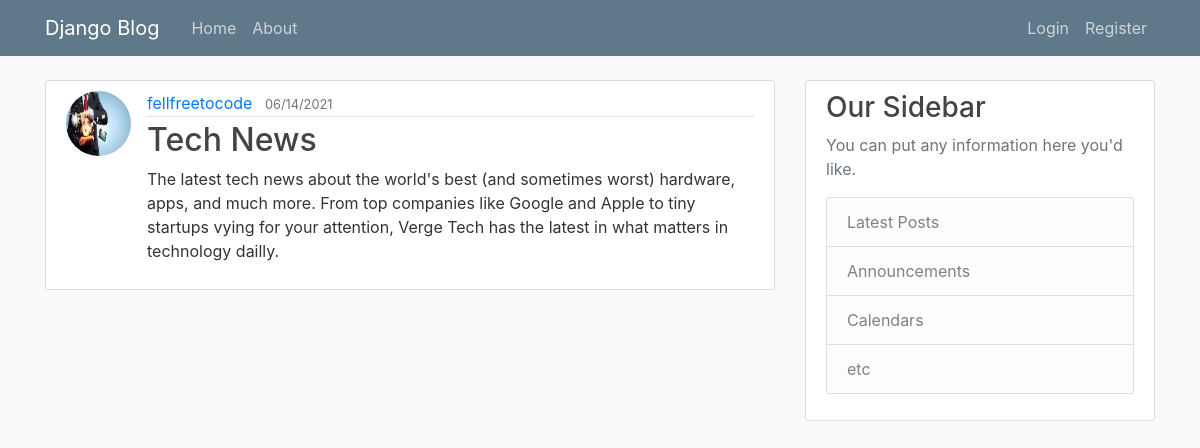
/post/6, run on the app's committed database.
### blog/models.py (models this page shows, shortened)
class Post(models.Model):
	title = models.CharField(max_length=100)
	content = models.TextField()
	date_posted = models.DateTimeField(default=timezone.now)
	author = models.ForeignKey(User, on_delete=models.CASCADE)

### users/models.py (models this page shows, shortened)
class Profile(models.Model):
	user = models.OneToOneField(User, on_delete=models.CASCADE)
	image = models.ImageField(default='default.jpg', upload_to='profile_pics')

### blog/views.py (the view)
# urls.py: path('post/<int:pk>', PostDetailView.as_view(), name = 'post-detail'),
class PostDetailView(DetailView):
	model = Post

### blog/templates/blog/post_detail.html (shortened to what this page needs)
{% extends "blog/base.html" %}
{% block content %}
	<article class="media content-section">
		<img class = "rounded-circle article-img" src = "{{ object.author.profile.image.url }}"/>
		<div class="media-body">
			<div class="article-metadata">
				<a class="mr-2" href="{% url 'user-posts' object.author.username %}">{{ object.author }}</a>
				<small class="text-muted">{{ object.date_posted | date:'m/d/Y'}}</small>
			</div>
			<h2 class = "article-title">{{ object.title }}</h2>
			<p class="article-content">{{ object.content }}</p>
		</div>
	</article>
{% endblock content %}

### blog/static/blog/main.css (style rules this page uses)
body { background: #fafafa; color: #333333; margin-top: 5rem; }
h1, h2, h3, h4, h5, h6 { color: #444444; }
.content-section { background: #ffffff; padding: 10px 20px; border: 1px solid #dddddd; border-radius: 3px; margin-bottom: 20px; }
.article-title { color: #444444; }
.article-content { white-space: pre-line; }
.article-img { height: 65px; width: 65px; margin-right: 16px; }
.article-metadata { padding-bottom: 1px; margin-bottom: 4px; border-bottom: 1px solid #e3e3e3 }

### data on the page
Post: author.profile.image (picture), author "fellfreetocode", date_posted "06/14/2021", title "Tech News", content "The latest tech news about the world's best (and sometimes worst) hardware, apps, and much more. From top companies like Google and Apple to tiny startups vying for your attention, Verge Tech has the latest in what matters in technology dailly."
